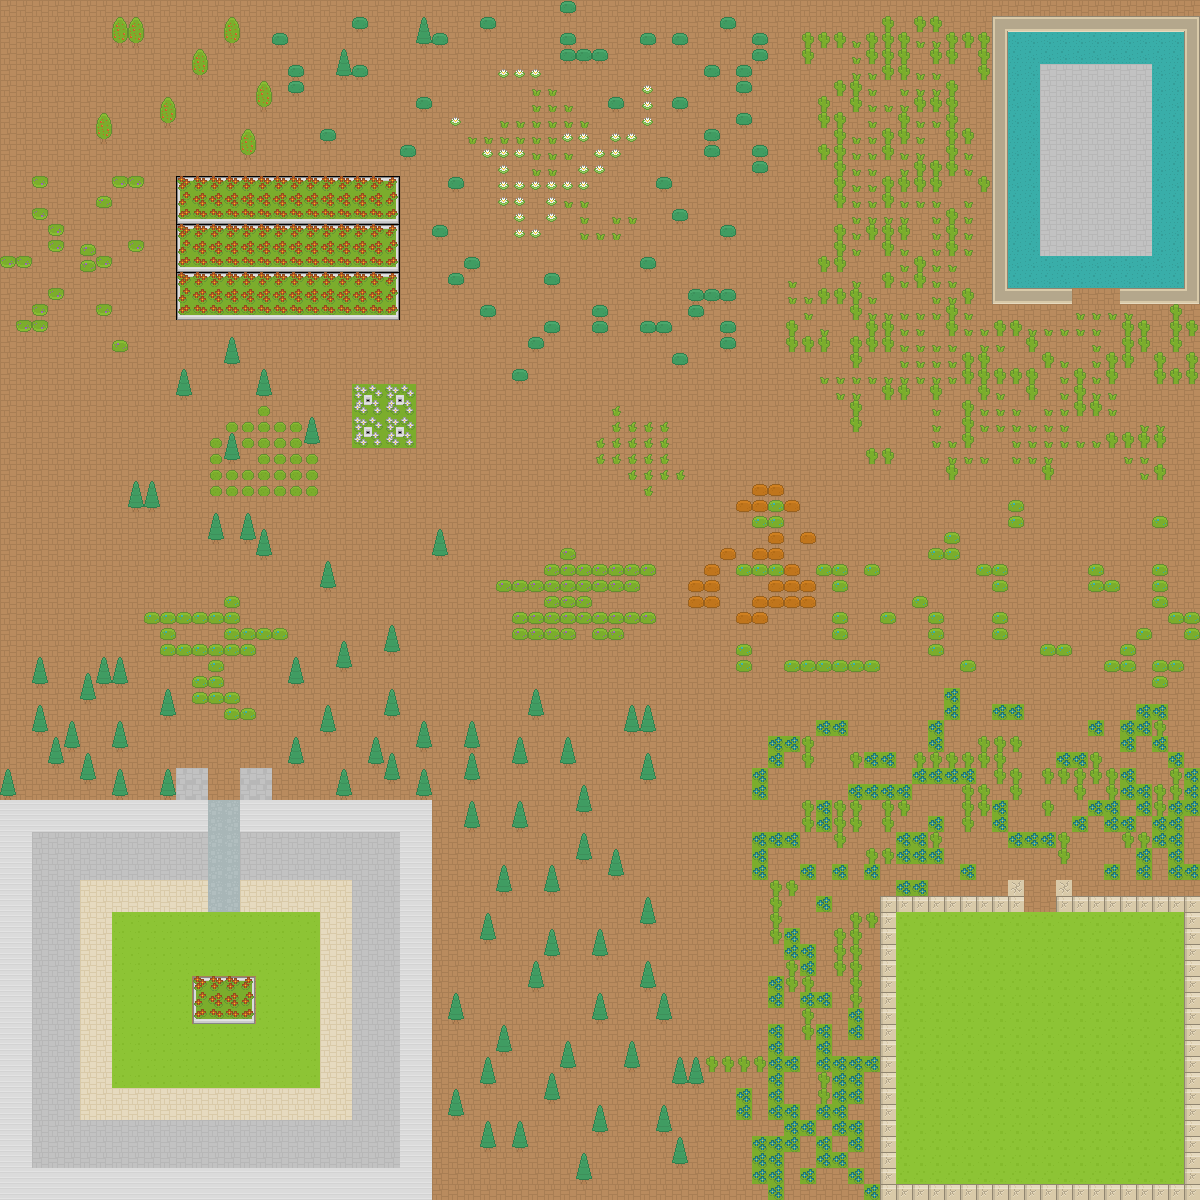

A 2D game scene composited from a Tiled map and its tileset images. What follows is a short description and the map's XML, with each tile layer's data collapsed to a summary:
An orthogonal 75x75 tile map with 16x16 px tiles, 2 tile layers (Tile Layer 1, pohon) and 404 objects.

<map version="1.0" tiledversion="1.1.5" orientation="orthogonal" renderorder="left-down" width="75" height="75" tilewidth="16" tileheight="16" infinite="0" nextobjectid="417">
 <tileset firstgid="1" source="../../basetileset.tsx" />
 <layer name="Tile Layer 1" width="75" height="75">
  <data>[5625 cells, 5625 non-empty, 14 distinct tile ids]</data>
 </layer>
 <layer name="pohon" width="75" height="75">
  <data>[5625 cells, 2286 non-empty, 40 distinct tile ids]</data>
 </layer>
 <objectgroup name="all">
  <object id="1" x="398.667" y="316" width="224" height="140" rotation="180" />
  <object id="5" x="112" y="16" width="30" height="32" />
  <object id="7" x="96" y="113" width="16" height="30" />
  <object id="9" x="0" y="257" width="14.6667" height="12" />
  <object id="10" x="18.3333" y="257.667" width="12" height="10.6667" />
  <object id="11" x="31.6667" y="207.667" width="15" height="14.6667" />
  <object id="12" x="52.6667" y="226.667" width="1" />
  <object id="13" x="49.3333" y="225.333" width="10.3333" height="12" />
  <object id="14" x="49.6667" y="241" width="14" height="13" />
  <object id="15" x="87" y="250.333" />
  <object id="16" x="88" y="268.667" />
  <object id="17" x="105" y="264.333" />
  <object id="18" x="57.3333" y="295.667" height="1" />
  <object id="19" x="56.3333" y="292.667" />
  <object id="20" x="37" y="310" height="0.333333" />
  <object id="21" x="40" y="312.667" height="0.333333" />
  <object id="22" x="40" y="312.667" />
  <object id="23" x="38.3333" y="330" />
  <object id="24" x="23.3333" y="326.667" />
  <object id="25" x="106" y="312" />
  <object id="26" x="119.667" y="347.667" />
  <object id="27" x="233.333" y="344.667" />
  <object id="28" x="230.667" y="360" />
  <object id="29" x="266" y="376.333" />
  <object id="30" x="264.333" y="391.667" />
  <object id="31" x="189" y="377.333" height="0.333333" />
  <object id="32" x="184" y="375.333" />
  <object id="33" x="185" y="389.667" />
  <object id="34" x="40" y="181.333" />
  <object id="35" x="102" y="202.667" />
  <object id="36" x="119.667" y="181.667" />
  <object id="37" x="132.667" y="183.333" />
  <object id="38" x="168.333" y="102.333" />
  <object id="39" x="167.667" y="120.667" />
  <object id="40" x="200.667" y="56.6667" />
  <object id="41" x="200" y="71.6667" height="0.333333" />
  <object id="42" x="201" y="74.6667" />
  <object id="43" x="250" y="135.667" />
  <object id="44" x="249.667" y="150.333" />
  <object id="45" x="264" y="89" />
  <object id="46" x="262.667" y="102.333" />
  <object id="47" x="328.333" y="563.667" height="0.666667" />
  <object id="48" x="326" y="584" width="0.666667" />
  <object id="49" x="327.333" y="568" />
  <object id="50" x="328.667" y="583" />
  <object id="51" x="262.667" y="539" />
  <object id="52" x="265.333" y="555.333" />
  <object id="53" x="246" y="519.333" />
  <object id="54" x="247.333" y="536" />
  <object id="55" x="213" y="520" />
  <object id="56" x="217" y="534" />
  <object id="57" x="235" y="456.333" />
  <object id="58" x="229" y="441.667" />
  <object id="59" x="310.667" y="441" width="0.333333" />
  <object id="60" x="310.667" y="440.667" />
  <object id="61" x="314" y="425" />
  <object id="62" x="359.667" y="440.667" />
  <object id="63" x="354" y="385.333" width="60.6667" height="62.3333" />
  <object id="65" x="841.333" y="183.333" height="0.333333" />
  <object id="66" x="838.333" y="183.333" />
  <object id="67" x="839" y="166.333" />
  <object id="68" x="839.667" y="148.667" />
  <object id="69" x="838.333" y="135" />
  <object id="70" x="838.667" y="120.333" />
  <object id="71" x="886.333" y="137.333" height="0.333333" />
  <object id="72" x="890.333" y="139" />
  <object id="73" x="886" y="156" />
  <object id="74" x="902.333" y="133.667" />
  <object id="75" x="904" y="115.667" />
  <object id="76" x="905.333" y="183.333" />
  <object id="77" x="921" y="184" />
  <object id="78" x="920.333" y="164.333" />
  <object id="79" x="931.667" y="169" />
  <object id="80" x="937" y="184.333" />
  <object id="81" x="885.333" y="186.667" />
  <object id="82" x="886.667" y="201" />
  <object id="83" x="887" y="231.667" />
  <object id="84" x="902" y="231.333" />
  <object id="85" x="887" y="248" />
  <object id="86" x="871" y="231" />
  <object id="87" x="843.333" y="230.667" height="1.33333" />
  <object id="88" x="839.667" y="234" />
  <object id="89" x="841" y="248.333" />
  <object id="90" x="839.333" y="259" width="0.666667" />
  <object id="91" x="842.667" y="264.333" />
  <object id="92" x="785.5" y="344" />
  <object id="93" x="794.5" y="325.5" />
  <object id="94" x="805.5" y="347" />
  <object id="95" x="822.5" y="343.5" />
  <object id="96" x="859.5" y="362.5" />
  <object id="97" x="861.5" y="343.5" />
  <object id="98" x="874.5" y="325" />
  <object id="99" x="856" y="308.5" />
  <object id="100" x="852" y="294" />
  <object id="101" x="834" y="294.5" />
  <object id="102" x="824.5" y="295.5" height="0.5" />
  <object id="103" x="820" y="296" />
  <object id="104" x="884" y="342" />
  <object id="105" x="888" y="326" />
  <object id="106" x="949" y="328.5" />
  <object id="107" x="950" y="310" />
  <object id="108" x="967" y="293" />
  <object id="109" x="919.5" y="278.5" />
  <object id="110" x="916" y="259.5" />
  <object id="111" x="884.5" y="278" />
  <object id="112" x="951.5" y="251.5" height="0.5" />
  <object id="113" x="949" y="247" />
  <object id="114" x="952" y="228" width="0.5" height="1" />
  <object id="115" x="952" y="229.5" />
  <object id="116" x="952" y="208.5" />
  <object id="117" x="953" y="164.5" height="0.5" />
  <object id="118" x="949.5" y="162.5" />
  <object id="119" x="950" y="145" />
  <object id="120" x="951" y="128" />
  <object id="121" x="951" y="106.5" />
  <object id="122" x="952.5" y="93" />
  <object id="123" x="950" y="55" />
  <object id="124" x="950" y="37.5" />
  <object id="125" x="965" y="38" />
  <object id="126" x="982" y="38.5" />
  <object id="127" x="982" y="60" />
  <object id="128" x="980.5" y="76.5" />
  <object id="129" x="937" y="57.5" />
  <object id="130" x="931.5" y="23.5" />
  <object id="131" x="918" y="24.5" height="0.5" />
  <object id="132" x="910.5" y="26" width="1.5" />
  <object id="133" x="916.5" y="23.5" />
  <object id="134" x="882" y="23" />
  <object id="135" x="889" y="41" />
  <object id="136" x="899.5" y="41.5" width="1" />
  <object id="137" x="906" y="35" />
  <object id="138" x="900" y="55" />
  <object id="139" x="900" y="69" height="0.5" />
  <object id="140" x="898.5" y="69.5" />
  <object id="141" x="885" y="67.5" height="0.5" />
  <object id="142" x="880.5" y="58.5" />
  <object id="143" x="872" y="39" />
  <object id="144" x="842.5" y="40" />
  <object id="145" x="824" y="38.5" />
  <object id="146" x="809" y="41.5" />
  <object id="147" x="804.5" y="57" height="1" />
  <object id="148" x="805" y="57.5" />
  <object id="149" x="822.5" y="105.5" />
  <object id="150" x="821.5" y="122.5" />
  <object id="151" x="838.5" y="86" />
  <object id="152" x="859" y="88.5" />
  <object id="153" x="858" y="103" height="1" />
  <object id="154" x="855.5" y="103" />
  <object id="155" x="817.5" y="152" width="3" height="1.5" />
  <object id="156" x="823" y="150.5" />
  <object id="157" x="836" y="200" width="0.5" />
  <object id="158" x="837.5" y="200" />
  <object id="159" x="822" y="266" />
  <object id="160" x="890.5" y="392" />
  <object id="161" x="902.5" y="393" />
  <object id="162" x="935.5" y="391" />
  <object id="163" x="855.5" y="407" />
  <object id="164" x="858" y="426" />
  <object id="165" x="893.5" y="458.5" />
  <object id="166" x="869" y="451.5" />
  <object id="167" x="971" y="439.5" />
  <object id="168" x="973" y="420.5" />
  <object id="169" x="968" y="404.5" />
  <object id="170" x="951" y="470" />
  <object id="171" x="918" y="760.5" />
  <object id="172" x="935" y="757.5" />
  </objectgroup>
</map>
<!-- 238 of 404 objects omitted -->
